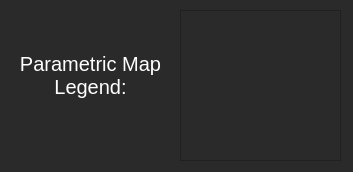
<?xml version="1.0" encoding="UTF-8"?>
<ui version="4.0">
 <class>legend</class>
 <widget class="QWidget" name="legend">
  <property name="geometry">
   <rect>
    <x>0</x>
    <y>0</y>
    <width>353</width>
    <height>172</height>
   </rect>
  </property>
  <property name="windowTitle">
   <string>Parametric Map Legend</string>
  </property>
  <property name="styleSheet">
   <string notr="true">QWidget {
	background-color: rgb(42, 42, 42);
}</string>
  </property>
  <widget class="QLabel" name="legendLabel">
   <property name="geometry">
    <rect>
     <x>-90</x>
     <y>10</y>
     <width>361</width>
     <height>131</height>
    </rect>
   </property>
   <property name="styleSheet">
    <string notr="true">QLabel {
	font-size: 20px;
	color: rgb(255, 255, 255);
	background-color: rgba(255, 255, 255, 0);
}</string>
   </property>
   <property name="text">
    <string>Parametric Map
Legend:</string>
   </property>
   <property name="textFormat">
    <enum>Qt::AutoText</enum>
   </property>
   <property name="scaledContents">
    <bool>false</bool>
   </property>
   <property name="alignment">
    <set>Qt::AlignCenter</set>
   </property>
   <property name="wordWrap">
    <bool>true</bool>
   </property>
  </widget>
  <widget class="QFrame" name="legendFrame">
   <property name="geometry">
    <rect>
     <x>180</x>
     <y>10</y>
     <width>161</width>
     <height>151</height>
    </rect>
   </property>
   <property name="toolTipDuration">
    <number>10</number>
   </property>
   <property name="frameShape">
    <enum>QFrame::StyledPanel</enum>
   </property>
   <property name="frameShadow">
    <enum>QFrame::Raised</enum>
   </property>
  </widget>
 </widget>
 <resources/>
 <connections/>
</ui>
